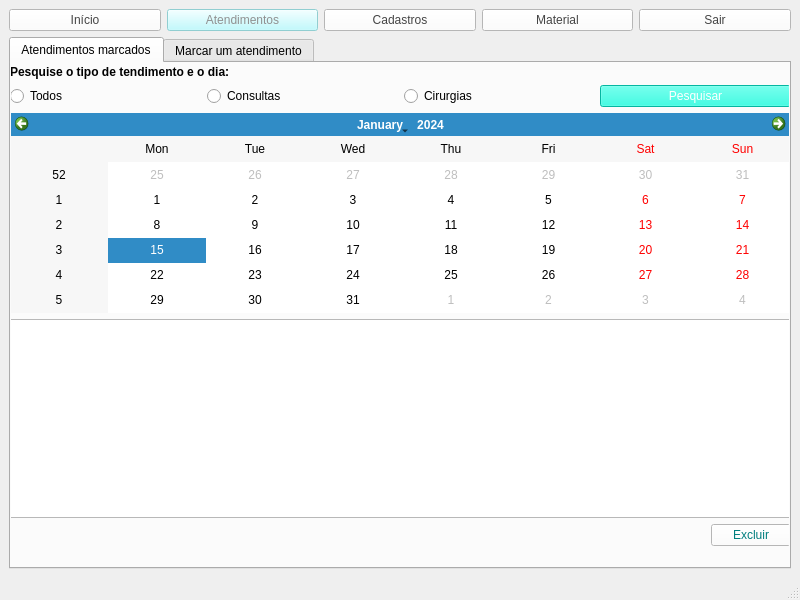
<?xml version="1.0" encoding="UTF-8"?>
<ui version="4.0">
 <class>ADM_atendimentos</class>
 <widget class="QMainWindow" name="ADM_atendimentos">
  <property name="geometry">
   <rect>
    <x>0</x>
    <y>0</y>
    <width>800</width>
    <height>600</height>
   </rect>
  </property>
  <property name="windowTitle">
   <string>MainWindow</string>
  </property>
  <widget class="QWidget" name="centralwidget">
   <layout class="QVBoxLayout" name="verticalLayout">
    <item>
     <layout class="QHBoxLayout" name="horizontalLayout">
      <item>
       <widget class="QPushButton" name="botaoInicio">
        <property name="styleSheet">
         <string notr="true">QPushButton { 
color: rgb(68, 68, 68);
background-color: rgb(255, 255, 255);
border-color: rgb(48, 245, 255);
}

QPushButton:pressed { 
color: rgb(68, 68, 68);
background-color: rgb(170, 255, 255);
border-color: rgb(48, 245, 255);
}</string>
        </property>
        <property name="text">
         <string>Início</string>
        </property>
       </widget>
      </item>
      <item>
       <widget class="QPushButton" name="botaoAtendimentos">
        <property name="enabled">
         <bool>false</bool>
        </property>
        <property name="styleSheet">
         <string notr="true">color: rgb(144, 144, 144);
background-color: rgb(176, 251, 255);
border-color: rgb(48, 245, 255);
</string>
        </property>
        <property name="text">
         <string>Atendimentos</string>
        </property>
       </widget>
      </item>
      <item>
       <widget class="QPushButton" name="botaoCadastros">
        <property name="styleSheet">
         <string notr="true">QPushButton { 
color: rgb(68, 68, 68);
background-color: rgb(255, 255, 255);
border-color: rgb(48, 245, 255);
}

QPushButton:pressed { 
color: rgb(68, 68, 68);
background-color: rgb(170, 255, 255);
border-color: rgb(48, 245, 255);
}</string>
        </property>
        <property name="text">
         <string>Cadastros</string>
        </property>
       </widget>
      </item>
      <item>
       <widget class="QPushButton" name="botaoMaterial">
        <property name="styleSheet">
         <string notr="true">QPushButton { 
color: rgb(68, 68, 68);
background-color: rgb(255, 255, 255);
border-color: rgb(48, 245, 255);
}

QPushButton:pressed { 
color: rgb(68, 68, 68);
background-color: rgb(170, 255, 255);
border-color: rgb(48, 245, 255);
}</string>
        </property>
        <property name="text">
         <string>Material</string>
        </property>
       </widget>
      </item>
      <item>
       <widget class="QPushButton" name="botaoSair">
        <property name="styleSheet">
         <string notr="true">QPushButton { 
color: rgb(68, 68, 68);
background-color: rgb(255, 255, 255);
border-color: rgb(48, 245, 255);
}

QPushButton:pressed { 
color: rgb(68, 68, 68);
background-color: rgb(170, 255, 255);
border-color: rgb(48, 245, 255);
}</string>
        </property>
        <property name="text">
         <string>Sair</string>
        </property>
       </widget>
      </item>
     </layout>
    </item>
    <item>
     <widget class="QTabWidget" name="tabWidget">
      <property name="currentIndex">
       <number>0</number>
      </property>
      <widget class="QWidget" name="atendimentos">
       <attribute name="title">
        <string>Atendimentos marcados</string>
       </attribute>
       <widget class="QWidget" name="verticalLayoutWidget">
        <property name="geometry">
         <rect>
          <x>-1</x>
          <y>2</y>
          <width>781</width>
          <height>481</height>
         </rect>
        </property>
        <layout class="QVBoxLayout" name="verticalLayout_2">
         <item>
          <widget class="QLabel" name="label_pesquisa">
           <property name="font">
            <font>
             <bold>true</bold>
            </font>
           </property>
           <property name="text">
            <string>Pesquise o tipo de tendimento e o dia:</string>
           </property>
          </widget>
         </item>
         <item>
          <layout class="QHBoxLayout" name="horizontalLayout_6">
           <item>
            <widget class="QRadioButton" name="rdbotaoEscolher_Todos">
             <property name="text">
              <string>Todos</string>
             </property>
            </widget>
           </item>
           <item>
            <widget class="QRadioButton" name="rdbotaoEscolher_Consulta">
             <property name="text">
              <string>Consultas</string>
             </property>
            </widget>
           </item>
           <item>
            <widget class="QRadioButton" name="rdbotaoEscolher_Cirurgia">
             <property name="text">
              <string>Cirurgias</string>
             </property>
            </widget>
           </item>
           <item>
            <widget class="QPushButton" name="botaoPesquisar">
             <property name="styleSheet">
              <string notr="true">color: rgb(255, 255, 255);
background-color: rgb(7, 255, 226);
border-color: rgb(48, 245, 255);
</string>
             </property>
             <property name="text">
              <string>Pesquisar</string>
             </property>
            </widget>
           </item>
          </layout>
         </item>
         <item>
          <widget class="QCalendarWidget" name="calendario_marcados"/>
         </item>
         <item>
          <widget class="QTableWidget" name="tw_atendimentos"/>
         </item>
         <item>
          <layout class="QHBoxLayout" name="horizontalLayout_2">
           <item>
            <spacer name="horizontalSpacer">
             <property name="orientation">
              <enum>Qt::Orientation::Horizontal</enum>
             </property>
             <property name="sizeHint" stdset="0">
              <size>
               <width>40</width>
               <height>20</height>
              </size>
             </property>
            </spacer>
           </item>
           <item>
            <widget class="QPushButton" name="botaoExcluir">
             <property name="styleSheet">
              <string notr="true">color: rgb(0, 126, 126);
background-color: rgb(255, 255, 255);</string>
             </property>
             <property name="text">
              <string>Excluir</string>
             </property>
            </widget>
           </item>
          </layout>
         </item>
        </layout>
       </widget>
      </widget>
      <widget class="QWidget" name="Marcar">
       <attribute name="title">
        <string>Marcar um atendimento</string>
       </attribute>
       <widget class="QWidget" name="formLayoutWidget">
        <property name="geometry">
         <rect>
          <x>0</x>
          <y>0</y>
          <width>781</width>
          <height>481</height>
         </rect>
        </property>
        <layout class="QFormLayout" name="formLayout">
         <item row="2" column="1">
          <layout class="QVBoxLayout" name="verticalLayout_3">
           <item>
            <layout class="QHBoxLayout" name="horizontalLayout_5">
             <item>
              <widget class="QRadioButton" name="rdbotaoConsulta">
               <property name="text">
                <string>Consulta</string>
               </property>
              </widget>
             </item>
             <item>
              <widget class="QRadioButton" name="rdbotaoCirurgia">
               <property name="text">
                <string>Cirurgia</string>
               </property>
              </widget>
             </item>
            </layout>
           </item>
           <item>
            <widget class="QLabel" name="label_pacientes">
             <property name="font">
              <font>
               <bold>true</bold>
              </font>
             </property>
             <property name="text">
              <string>Selecione o paciente:</string>
             </property>
            </widget>
           </item>
           <item>
            <widget class="QTableWidget" name="tw_pacientes"/>
           </item>
          </layout>
         </item>
         <item row="3" column="1">
          <layout class="QVBoxLayout" name="verticalLayout_4">
           <item>
            <widget class="QLabel" name="label_medico">
             <property name="font">
              <font>
               <bold>true</bold>
              </font>
             </property>
             <property name="text">
              <string>Selecione o médico:</string>
             </property>
            </widget>
           </item>
           <item>
            <widget class="QTableWidget" name="tw_medicos"/>
           </item>
          </layout>
         </item>
         <item row="4" column="1">
          <layout class="QHBoxLayout" name="horizontalLayout_4">
           <item>
            <layout class="QVBoxLayout" name="verticalLayout_5">
             <item>
              <widget class="QLabel" name="label_dia_hora">
               <property name="font">
                <font>
                 <bold>true</bold>
                </font>
               </property>
               <property name="text">
                <string>Selecione a data:</string>
               </property>
              </widget>
             </item>
             <item>
              <widget class="QCalendarWidget" name="calndario">
               <property name="minimumDate">
                <date>
                 <year>2024</year>
                 <month>12</month>
                 <day>1</day>
                </date>
               </property>
              </widget>
             </item>
            </layout>
           </item>
           <item>
            <layout class="QVBoxLayout" name="verticalLayout_6">
             <item>
              <widget class="QLabel" name="label">
               <property name="font">
                <font>
                 <bold>true</bold>
                </font>
               </property>
               <property name="text">
                <string>Horário:</string>
               </property>
              </widget>
             </item>
             <item>
              <layout class="QHBoxLayout" name="horizontalLayout_3">
               <item>
                <widget class="QTimeEdit" name="time_edit">
                 <property name="displayFormat">
                  <string>HH</string>
                 </property>
                 <property name="calendarPopup">
                  <bool>false</bool>
                 </property>
                </widget>
               </item>
              </layout>
             </item>
             <item>
              <widget class="QPushButton" name="botaoMarcar">
               <property name="styleSheet">
                <string notr="true">color: rgb(255, 255, 255);
background-color: rgb(7, 255, 226);
border-color: rgb(48, 245, 255);
</string>
               </property>
               <property name="text">
                <string>Marcar</string>
               </property>
              </widget>
             </item>
            </layout>
           </item>
          </layout>
         </item>
        </layout>
       </widget>
      </widget>
     </widget>
    </item>
   </layout>
  </widget>
  <widget class="QMenuBar" name="menubar">
   <property name="geometry">
    <rect>
     <x>0</x>
     <y>0</y>
     <width>800</width>
     <height>21</height>
    </rect>
   </property>
  </widget>
  <widget class="QStatusBar" name="statusbar"/>
 </widget>
 <resources/>
 <connections/>
</ui>
